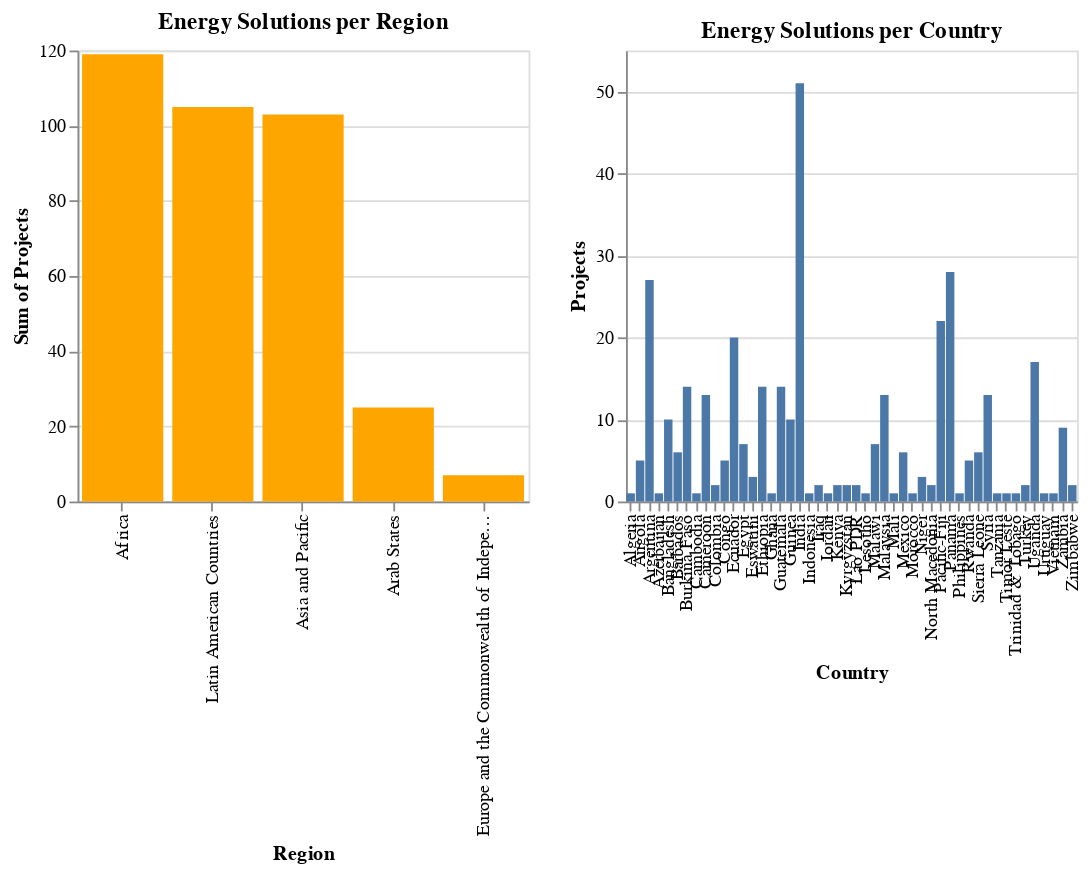

Source (notebook cell):
### Markdown cell above
## Tasks
The tasks pusued will be:
1. Identifying the geographic areas the solutions are comming from and the types of energies used geographically. 
 - The goal of the task is learning from which areas are more solutions comming and from which less, maybe to see where would it be best to invest in such solutions and where to help develop new solutions. 
 - The means or how would be comparing the number of solutions per country and regional area.
 - The task seek to learn how many solutions exist per region. 
 - It operates on the data gathered by the mappers that says where each solution comes from. 
 - Workflow would be to be able to zoom in by region to see solutions by country. 
 - The task would be executed by a general user. 
 
2. Identifying if they are general patterns of the type of energies used geographically for Clean Cooking solutions.  
 - To see if some energies are more prevalent in different regions and what countries in the region could need more of it. 
 - By looking at the types of energies in a map.
 - Where are energies more prevalent. 
 - Same data as before plus the data column specifing the kind of energies.
 - The workflow 
 - The task is also executed by the general user. 


3. Looking at the ratios of DYI vs IP and Prototype vs Product by region and country. 
 - To see what kind of projects are more prevalent by region and country. 
 - The means would be looking at the ratios of both things by country in a scatter plot.
 - Worlflow is to see if there is any trend by regions.
 - The task would be executed by general user. 
 
 4. Look at sustainable goals approached by the solutions. 
 - Goal. Observe what sustainable goals are more approached by region. 
 - The means by a scatter plot. 
 - Workflow you can check by region or country. 
 - Task is done by general user.

### Code cell
# Let's implement filtering using dynamic queries. 
selection = alt.selection(type="multi", fields=["Region"])

# Create a container for our two different views
base =  alt.Chart(Tby_C,title = "Energy Solutions per Country").properties(width=500, height=250)

# Let's specify our overview chart
overview = alt.Chart(Tby_C, title="Energy Solutions per Region").mark_bar().encode(
    y = "sum(Projects)",
    x = alt.X("Region:N",sort = '-y'),
    color=alt.condition(selection, alt.value("orange"), alt.value("lightgrey")),
    tooltip=["Region", "sum(Projects)"]
).add_selection(selection).properties(height=250, width=250)

# Create a detail chart
detail = hist = base.mark_bar().encode(
    y = "Projects", 
    x = "Country",
    tooltip = ["Country", "Projects"]
).transform_filter(selection).properties(height=250, width=250)

overview | detail

### Figure 1 — Vega-Lite specification as saved in the notebook (floating-point values rounded to 4 significant figures)
{"config": {"view": {"continuousWidth": 400, "continuousHeight": 300}}, "hconcat": [{"mark": "bar", "encoding": {"color": {"condition": {"value": "orange", "selection": "selector001"}, "value": "lightgrey"}, "tooltip": [{"field": "Region", "type": "nominal"}, {"aggregate": "sum", "field": "Projects", "type": "quantitative"}], "x": {"field": "Region", "sort": "-y", "type": "nominal"}, "y": {"aggregate": "sum", "field": "Projects", "type": "quantitative"}}, "height": 250, "selection": {"selector001": {"type": "multi", "fields": ["Region"]}}, "title": "Energy Solutions per Region", "width": 250}, {"mark": "bar", "encoding": {"tooltip": [{"field": "Country", "type": "nominal"}, {"field": "Projects", "type": "quantitative"}], "x": {"field": "Country", "type": "nominal"}, "y": {"field": "Projects", "type": "quantitative"}}, "height": 250, "title": "Energy Solutions per Country", "transform": [{"filter": {"selection": "selector001"}}], "width": 250}], "data": {"name": "data-b6f5c05af691e4cbe75ddfc6c15cfdfe"}, "$schema": "https://vega.github.io/schema/vega-lite/v4.17.0.json", "datasets": {"data-b6f5c05af691e4cbe75ddfc6c15cfdfe": [{"Country": "Algeria", "Projects": 1, "Regional_Bureau": "RBAS", "Region": "Arab States", "Total Region": 25, "Total Country": 1}, {"Country": "Angola", "Projects": 5, "Regional_Bureau": "RBA", "Region": "Africa", "Total Region": 119, "Total Country": 5}, {"Country": "Argentina", "Projects": 27, "Regional_Bureau": "RBLAC", "Region": "Latin American Countries", "Total Region": 105, "Total Country": 27}, {"Country": "Azerbaijan", "Projects": 1, "Regional_Bureau": "RBEC", "Region": "Europe and the Commonwealth of Independent States", "Total Region": 7, "Total Country": 1}, {"Country": "Bangladesh", "Projects": 10, "Regional_Bureau": "RBAP", "Region": "Asia and Pacific", "Total Region": 103, "Total Country": 10}, {"Country": "Barbados", "Projects": 6, "Regional_Bureau": "RBLAC", "Region": "Latin American Countries", "Total Region": 105, "Total Country": 6}, {"Country": "Burkina Faso", "Projects": 14, "Regional_Bureau": "RBA", "Region": "Africa", "Total Region": 119, "Total Country": 14}, {"Country": "Cambodia", "Projects": 1, "Regional_Bureau": "RBAP", "Region": "Asia and Pacific", "Total Region": 103, "Total Country": 1}, {"Country": "Cameroon", "Projects": 13, "Regional_Bureau": "RBA", "Region": "Africa", "Total Region": 119, "Total Country": 13}, {"Country": "Colombia", "Projects": 2, "Regional_Bureau": "RBLAC", "Region": "Latin American Countries", "Total Region": 105, "Total Country": 2}, {"Country": "Congo", "Projects": 5, "Regional_Bureau": "RBA", "Region": "Africa", "Total Region": 119, "Total Country": 5}, {"Country": "Ecuador", "Projects": 20, "Regional_Bureau": "RBLAC", "Region": "Latin American Countries", "Total Region": 105, "Total Country": 20}, {"Country": "Egypt", "Projects": 7, "Regional_Bureau": "RBAS", "Region": "Arab States", "Total Region": 25, "Total Country": 7}, {"Country": "Eswatini", "Projects": 3, "Regional_Bureau": "RBA", "Region": "Africa", "Total Region": 119, "Total Country": 3}, {"Country": "Ethiopia", "Projects": 14, "Regional_Bureau": "RBA", "Region": "Africa", "Total Region": 119, "Total Country": 14}, {"Country": "Ghana", "Projects": 1, "Regional_Bureau": "RBA", "Region": "Africa", "Total Region": 119, "Total Country": 1}, {"Country": "Guatemala", "Projects": 14, "Regional_Bureau": "RBLAC", "Region": "Latin American Countries", "Total Region": 105, "Total Country": 14}, {"Country": "Guinea", "Projects": 10, "Regional_Bureau": "RBA", "Region": "Africa", "Total Region": 119, "Total Country": 10}, {"Country": "India", "Projects": 51, "Regional_Bureau": "RBAP", "Region": "Asia and Pacific", "Total Region": 103, "Total Country": 51}, {"Country": "Indonesia", "Projects": 1, "Regional_Bureau": "RBAP", "Region": "Asia and Pacific", "Total Region": 103, "Total Country": 1}, {"Country": "Iraq", "Projects": 2, "Regional_Bureau": "RBAS", "Region": "Arab States", "Total Region": 25, "Total Country": 2}, {"Country": "Jordan", "Projects": 1, "Regional_Bureau": "RBAS", "Region": "Arab States", "Total Region": 25, "Total Country": 1}, {"Country": "Kenya", "Projects": 2, "Regional_Bureau": "RBA", "Region": "Africa", "Total Region": 119, "Total Country": 2}, {"Country": "Kyrgyzstan", "Projects": 2, "Regional_Bureau": "RBEC", "Region": "Europe and the Commonwealth of Independent States", "Total Region": 7, "Total Country": 2}, {"Country": "Lao PDR", "Projects": 2, "Regional_Bureau": "RBAP", "Region": "Asia and Pacific", "Total Region": 103, "Total Country": 2}, {"Country": "Lesotho", "Projects": 1, "Regional_Bureau": "RBA", "Region": "Africa", "Total Region": 119, "Total Country": 1}, {"Country": "Malawi", "Projects": 7, "Regional_Bureau": "RBA", "Region": "Africa", "Total Region": 119, "Total Country": 7}, {"Country": "Malaysia", "Projects": 13, "Regional_Bureau": "RBAP", "Region": "Asia and Pacific", "Total Region": 103, "Total Country": 13}, {"Country": "Mali", "Projects": 1, "Regional_Bureau": "RBA", "Region": "Africa", "Total Region": 119, "Total Country": 1}, {"Country": "Mexico", "Projects": 6, "Regional_Bureau": "RBLAC", "Region": "Latin American Countries", "Total Region": 105, "Total Country": 6}, {"Country": "Morocco", "Projects": 1, "Regional_Bureau": "RBAS", "Region": "Arab States", "Total Region": 25, "Total Country": 1}, {"Country": "Niger", "Projects": 3, "Regional_Bureau": "RBA", "Region": "Africa", "Total Region": 119, "Total Country": 3}, {"Country": "North Macedonia", "Projects": 2, "Regional_Bureau": "RBEC", "Region": "Europe and the Commonwealth of Independent States", "Total Region": 7, "Total Country": 2}, {"Country": "Pacific-Fiji", "Projects": 22, "Regional_Bureau": "RBAP", "Region": "Asia and Pacific", "Total Region": 103, "Total Country": 22}, {"Country": "Panama", "Projects": 28, "Regional_Bureau": "RBLAC", "Region": "Latin American Countries", "Total Region": 105, "Total Country": 28}, {"Country": "Philippines", "Projects": 1, "Regional_Bureau": "RBAP", "Region": "Asia and Pacific", "Total Region": 103, "Total Country": 1}, {"Country": "Rwanda", "Projects": 5, "Regional_Bureau": "RBA", "Region": "Africa", "Total Region": 119, "Total Country": 5}, {"Country": "Sierra Leone", "Projects": 6, "Regional_Bureau": "RBA", "Region": "Africa", "Total Region": 119, "Total Country": 6}, {"Country": "Syria", "Projects": 13, "Regional_Bureau": "RBAS", "Region": "Arab States", "Total Region": 25, "Total Country": 13}, {"Country": "Tanzania", "Projects": 1, "Regional_Bureau": "RBA", "Region": "Africa", "Total Region": 119, "Total Country": 1}, {"Country": "Timor Leste", "Projects": 1, "Regional_Bureau": "RBAP", "Region": "Asia and Pacific", "Total Region": 103, "Total Country": 1}, {"Country": "Trinidad & Tobago", "Projects": 1, "Regional_Bureau": "RBLAC", "Region": "Latin American Countries", "Total Region": 105, "Total Country": 1}, {"Country": "Turkey", "Projects": 2, "Regional_Bureau": "RBEC", "Region": "Europe and the Commonwealth of Independent States", "Total Region": 7, "Total Country": 2}, {"Country": "Uganda", "Projects": 17, "Regional_Bureau": "RBA", "Region": "Africa", "Total Region": 119, "Total Country": 17}, {"Country": "Uruguay", "Projects": 1, "Regional_Bureau": "RBLAC", "Region": "Latin American Countries", "Total Region": 105, "Total Country": 1}, {"Country": "Vietnam", "Projects": 1, "Regional_Bureau": "RBAP", "Region": "Asia and Pacific", "Total Region": 103, "Total Country": 1}, {"Country": "Zambia", "Projects": 9, "Regional_Bureau": "RBA", "Region": "Africa", "Total Region": 119, "Total Country": 9}, {"Country": "Zimbabwe", "Projects": 2, "Regional_Bureau": "RBA", "Region": "Africa", "Total Region": 119, "Total Country": 2}]}}
